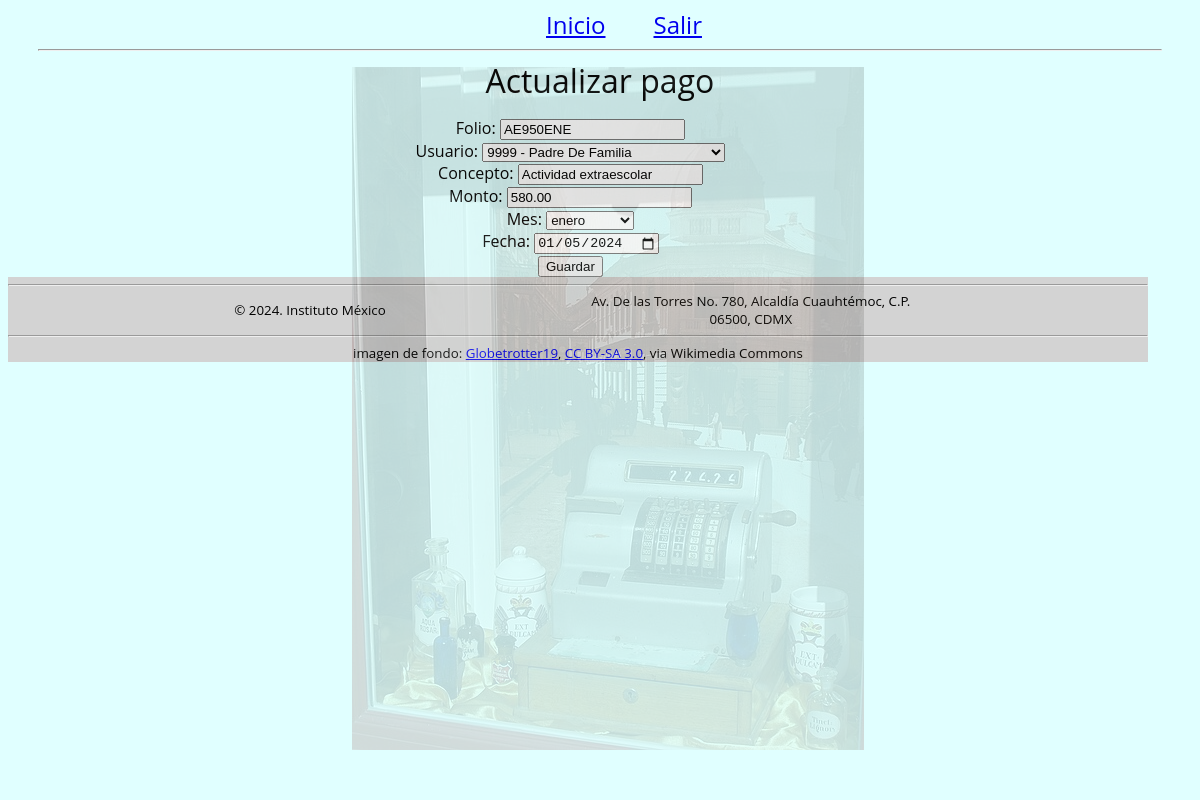
The app's page /pago/actualizar.php?folio=AE950ENE (signed in) with its own data.
### tables this page shows
CREATE TABLE IF NOT EXISTS Pagos(
    FolioPago VARCHAR(10) NOT NULL PRIMARY KEY,
    IDUsuario CHAR(4) NOT NULL,
    Concepto VARCHAR(64) NULL,
    Monto DECIMAL(9,2) UNSIGNED NOT NULL,
    MesPagado int not null,
    FechaPago DATETIME NOT NULL
     
     
);

### comun/database.php (called while the page is built, shortened)
<?php
class Database{
    private $con;
    private $dbhost="localhost";
    private $dbname="id21258147_progweb2";
    private $dbuser="id21258147_administrador";
    private $dbpass="Progweb2#";
    function __destruct() {
        $this->con = null;
    }
    public function connect_db() {
        try {
            $this->con = new PDO("mysql:host=$this->dbhost;dbname=$this->dbname",
                $this->dbuser,
                $this->dbpass);
            $this->con->setAttribute(PDO::ATTR_ERRMODE, PDO::ERRMODE_EXCEPTION);
            $this->con->exec("Set character set utf8 ");
            return true;
        }
        catch(PDOException $e) {
            echo "Conexión a la base de datos falló. Eror: " . $e->getMessage();
        }
        return false;
    }
    public function query(string $statement) {
        return $this->con->query($statement);
    }
}
?>

### pago/pago.php (called while the page is built, shortened)
<?php
require_once $_SERVER["DOCUMENT_ROOT"] . '/comun/database.php';
class Pago extends Database {
    public function leerPagoDeBD($folio)
    {
        $sql = "SELECT * FROM Pagos where FolioPago='$folio'";
        $res = $this->query($sql);
        $row = $res->fetch();
        $pago = new Pago();
        $pago->asignarValores($row);
        return $pago;
    }
    public function asignarValores($arrValores)
    {
        $this->folio = $arrValores["FolioPago"];
        $this->concepto = $arrValores["Concepto"];
        $this->monto = $arrValores["Monto"];
        $this->mesPagado = $arrValores["MesPagado"];
        $this->fechaPago = substr($arrValores["FechaPago"], 0, 10);
    }
}
?>

### pago/form-pago.php (the view, shortened to what this page needs)
<?php include_once "pago.php" ?>
<form method="post">
    <div class="col-md-12">
        <label>Folio:</label>
        <input type="text" name="FolioPago" id="foliopago" value="<?php echo $pago->folio ?>" class='form-control' maxlength="10" required>
    </div>
    <div class="col-md-12">
        <label>Usuario:</label>
        <select name="IDUsuario" id="idusuario" class='form-control' required>
            <?php
                include('../usuario/option-usuario.php');
            ?>
        </select>
    </div>
    <div class="col-md-12">
        <label>Concepto:</label>
        <input type="text" name="Concepto" id="concepto" value="<?php echo $pago->concepto ?>" class='form-control' maxlength="64">
    </div>
    <div class="col-md-12">
        <label>Monto:</label>
        <input type="number" name="Monto" id="monto" value="<?php echo $pago->monto ?>" class='form-control' required>
    </div>
    <div class="col-md-12">
        <label>Mes:</label>
        <select name="MesPagado" id="mespagado" class="form-control">
            <?php
            foreach (Pago::$meses as $num => $nombre) {
                $selected = $num == $pago->mesPagado ? 'selected' : '';
            ?>
                <option value="<?= $num ?>" <?= $selected ?>><?= $nombre ?></option>
            <?php
            }
            ?>
        </select>
    </div>
    <div class="col-md-12">
        <label>Fecha:</label>
        <input type="date" name="FechaPago" id="fechapago" value="<?=$pago->fechaPago?>" class='form-control'>
    </div>
    <div class="col-md-12 pull-right">
        <button type="submit" class="btn btn-success">
            Guardar
        </button>
    </div>
</form>

### css/estilo.css (style rules this page uses)
body { background-color: lightcyan; color: darkmagenta; font-family: Ubuntu, 'open sans', Tahoma, Arial; }

### records on screen
pagos: FolioPago "AE950ENE", Concepto "Actividad extraescolar", Monto "580.00", FechaPago "01/05/2024"

### other values on screen
form field IDUsuario "9999 - Padre De Familia"
form field MesPagado "enero"
